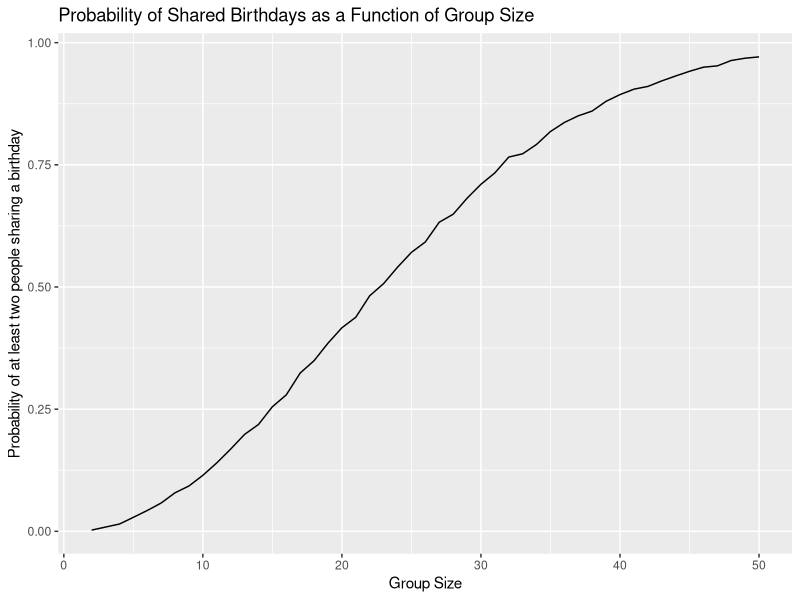

Here is the R script that generated this plot: (Note: a time limit stopped this script after it produced the figure.)
## ---- chunk 1
library(tidyverse)
## ---- chunk 2
bday_sim = function(n) {
  bdays = sample(1:365, size = n, replace = TRUE)
  duplicate = length(unique(bdays)) < n
  return(duplicate)
}

sim_res = expand_grid(
  n = 2:50,
  iter = 1:10000
) |>
  mutate(res = map_lgl(n, bday_sim)) |>
  group_by(n) |>
  summarize(prob = mean(res))

sim_res_plot = sim_res |>
  ggplot(aes(x = n, y = prob)) +
  geom_line() +
  labs(
    title = "Probability of Shared Birthdays as a Function of Group Size",
    x = "Group Size",
    y = "Probability of at least two people sharing a birthday"
  )

sim_res_plot
## ---- chunk 3
sim_power = function(mu, n = 30, sigma = 5, alpha = 0.05) {
  sim_data = 
    tibble(
      x = rnorm(n, mean = mu, sd = sigma)
      )
  
  t_test = t.test(sim_data$x, mu = 0)
  result = broom::tidy(t_test)
  
  out_df = tibble(
    estimate = result$estimate,
    p_value = result$p.value
  )
  
  return(out_df)
}
## ---- chunk 4
n_sim = 5000
mu_values = c(0, 1, 2, 3, 4, 5, 6)

sim_res_2 = expand_grid(
  mu = mu_values,
  iter = 1:n_sim
) |>
  mutate(sim_output = map(mu, sim_power)) |>
  unnest(sim_output) |>
  group_by(mu) |>
  summarize(
    power = mean(p_value < 0.05),
    avg_estimate = mean(estimate),
    avg_estimate_rejected = mean(estimate[p_value < 0.05])
  )
## ---- chunk 5
# Make a plot showing the proportion of times the null was rejected (the power of the test) on the y axis and the true value of μ on the x axis.

sim_res_2_plot = sim_res_2 |>
  ggplot(aes(x = mu, y = power)) +
  geom_line() +
  labs(
    title = "Power of the Test as a Function of Effect Size (mu)",
    x = expression(mu),
    y = "Power (Probability of Rejecting Null)"
  )

sim_res_2_plot
## ---- chunk 6
# average estimate of μ_hat on the y axis and the true value of μ on the x axis.

sim_res_2_plot2 = sim_res_2 |>
  ggplot(aes(x = mu, y = avg_estimate)) +
  geom_line(color = "blue") +
  labs(
    title = "Average Estimate of Mu vs True Value of Mu",
    x = expression(mu),
    y = "Average Estimate of Mu"
  )

sim_res_2_plot2
